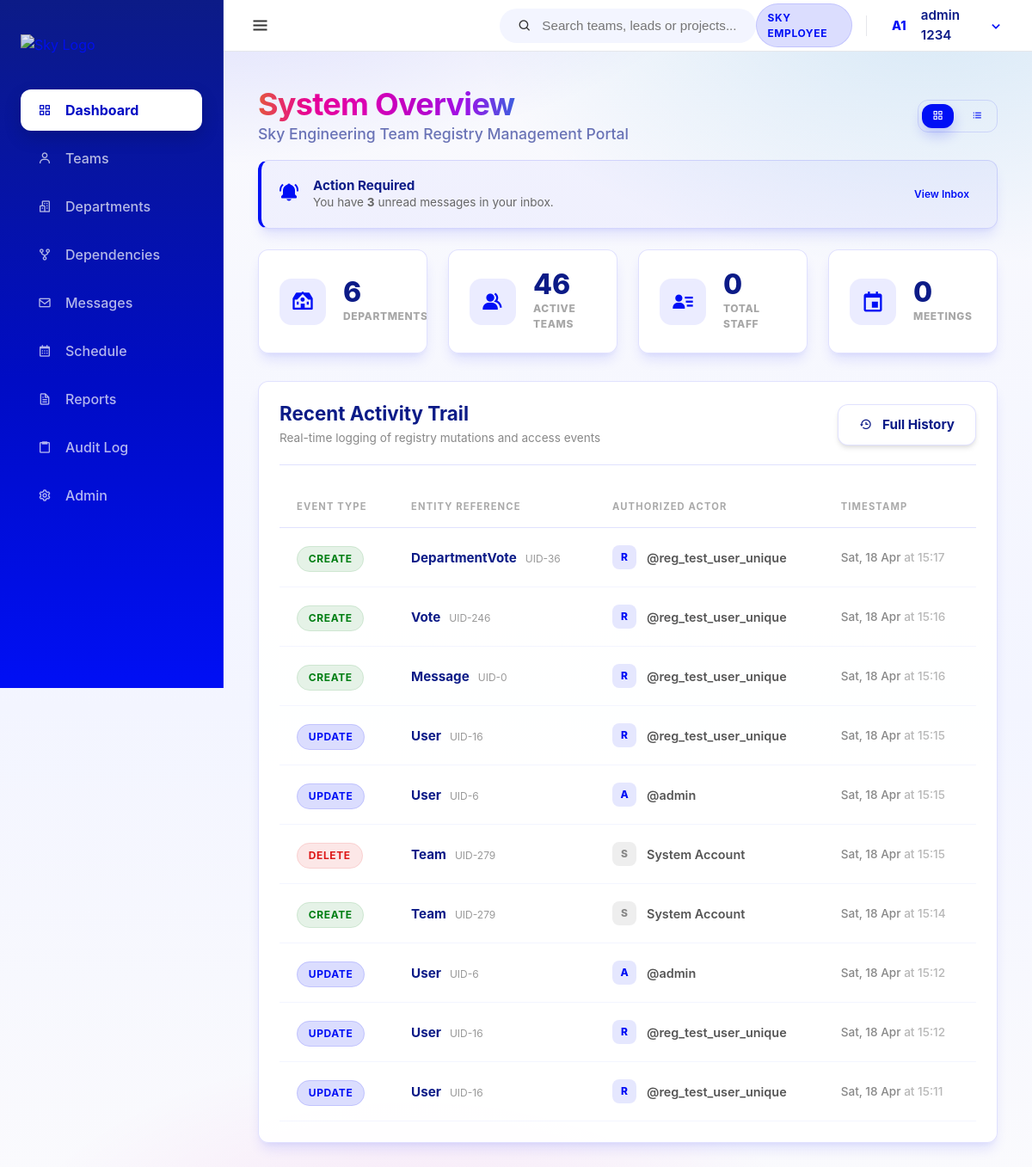
Screenshot of /dashboard/ (signed in) with the database file from the repository.
### core/models.py (models this page shows, shortened)
class User(AbstractUser):
    class Meta:
        verbose_name = 'User'
        verbose_name_plural = 'Users'

class AuditLog(models.Model):
    audit_id = models.AutoField(primary_key=True)
    actor_user = models.ForeignKey(User, on_delete=models.SET_NULL, null=True, blank=True, related_name='audit_actions')
    ACTION_CHOICES = [
        ('CREATE', 'Create'),
        ('UPDATE', 'Update'),
        ('DELETE', 'Delete'),
    ]
    action_type = models.CharField(max_length=10, choices=ACTION_CHOICES)
    entity_type = models.CharField(max_length=50) # Team/Department/User etc.
    entity_id = models.IntegerField()
    action_changed_at = models.DateTimeField(auto_now_add=True)
    change_summary = models.TextField()

### core/views.py (the view)
# urls.py: path('', views.dashboard, name='dashboard'),
@login_required
def dashboard(request):
    view_mode = request.GET.get('view', 'grid')
    unread_messages = Message.objects.filter(message_status='sent').count()
    upcoming_meetings = Meeting.objects.filter(start_datetime__gte=datetime.now()).count()
    context = {
        'total_teams': Team.objects.count(),
        'total_depts': Department.objects.count(),
        'total_members': TeamMember.objects.count(),
        'total_meetings': Meeting.objects.count(),
        'unread_messages': unread_messages,
        'upcoming_meetings': upcoming_meetings,
        'recent_updates': AuditLog.objects.all().order_by('-action_changed_at')[:10],
        'view_mode': view_mode,
    }
    return render(request, 'dashboard.html', context)

### templates/dashboard.html (shortened to what this page needs)
{% extends 'base.html' %}
{% block content %}
<div class="flex-between mb-2 animate-slide-up">
    <div class="dashboard-header">
        <h1 class="spectrum-text" style="font-size: 2.25rem; letter-spacing: -0.02em;">System Overview</h1>
        <p style="color: var(--sky-header-blue); opacity: 0.6; font-weight: 500; font-size: 1.1rem;">Sky Engineering Team Registry Management Portal</p>
    </div>
    <div class="flex-center gap-1" style="background: var(--surface-strong); border-radius: var(--radius); padding: 0.25rem; border: 1px solid var(--border);">
        <a href="?view=grid"
           class="btn {% if view_mode == 'grid' %}btn-primary{% else %}btn-ghost{% endif %}"
           style="padding: 0.45rem 0.75rem; font-size: 0.85rem; text-decoration: none;"
           title="Grid view">
            <i class='bx bx-grid-alt'></i>
        </a>
        <a href="?view=list"
           class="btn {% if view_mode == 'list' %}btn-primary{% else %}btn-ghost{% endif %}"
           style="padding: 0.45rem 0.75rem; font-size: 0.85rem; text-decoration: none;"
           title="List view">
            <i class='bx bx-list-ul'></i>
        </a>
    </div>
</div>
<div class="row animate-slide-up" style="animation-delay: 0.15s; margin-top: 1rem;">
    <div class="flex-center gap-2" style="width: 100%; flex-wrap: wrap;">
        {% if unread_messages > 0 %}
        <div class="card" style="flex: 1; min-width: 300px; padding: 1.25rem; border-left: 4px solid var(--sky-primary); background: rgba(0, 15, 245, 0.03);">
            <div style="display: flex; align-items: center; gap: 1rem;">
                <div style="font-size: 1.5rem; color: var(--sky-primary);"><i class='bx bxs-bell-ring bx-tada'></i></div>
                <div>
                    <h4 style="font-size: 0.95rem; font-weight: 700; color: var(--sky-header-blue);">Action Required</h4>
                    <p style="font-size: 0.85rem; color: #666;">You have <strong>{{ unread_messages }}</strong> unread message{{ unread_messages|pluralize }} in your inbox.</p>
                </div>
                <a href="{% url 'messages_app:inbox' %}" class="btn btn-ghost" style="margin-left: auto; font-size: 0.75rem;">View Inbox</a>
            </div>
        </div>
        {% endif %}
    </div>
</div>
<div class="grid-4 mb-2" style="margin-top: 1.5rem;">
    <div class="card hover-lift animate-slide-up" style="animation-delay: 0.1s; padding: 1.5rem; display: flex; align-items: center; gap: 1.25rem;">
        <div style="width: 54px; height: 54px; background: rgba(0, 15, 245, 0.08); border-radius: 14px; display: flex; align-items: center; justify-content: center; color: var(--sky-primary); font-size: 1.75rem; flex-shrink: 0;">
            <i class='bx bxs-institution'></i>
        </div>
        <div>
            <div style="font-size: 2rem; font-weight: 800; color: var(--sky-header-blue); line-height: 1;">{{ total_depts }}</div>
            <div style="font-size: 0.75rem; font-weight: 800; opacity: 0.6; margin-top: 0.2rem; text-transform: uppercase; letter-spacing: 0.05em; color: var(--muted-foreground);">DEPARTMENTS</div>
        </div>
    </div>
    <div class="card hover-lift animate-slide-up" style="animation-delay: 0.2s; padding: 1.5rem; display: flex; align-items: center; gap: 1.25rem;">
        <div style="width: 54px; height: 54px; background: rgba(0, 15, 245, 0.08); border-radius: 14px; display: flex; align-items: center; justify-content: center; color: var(--sky-primary); font-size: 1.75rem; flex-shrink: 0;">
            <i class='bx bxs-group'></i>
        </div>
        <div>
            <div style="font-size: 2rem; font-weight: 800; color: var(--sky-header-blue); line-height: 1;">{{ total_teams }}</div>
            <div style="font-size: 0.75rem; font-weight: 800; opacity: 0.6; margin-top: 0.2rem; text-transform: uppercase; letter-spacing: 0.05em; color: var(--muted-foreground);">ACTIVE TEAMS</div>
        </div>
    </div>
    <div class="card hover-lift animate-slide-up" style="animation-delay: 0.3s; padding: 1.5rem; display: flex; align-items: center; gap: 1.25rem;">
        <div style="width: 54px; height: 54px; background: rgba(0, 15, 245, 0.08); border-radius: 14px; display: flex; align-items: center; justify-content: center; color: var(--sky-primary); font-size: 1.75rem; flex-shrink: 0;">
            <i class='bx bxs-user-detail'></i>
        </div>
        <div>
            <div style="font-size: 2rem; font-weight: 800; color: var(--sky-header-blue); line-height: 1;">{{ total_members }}</div>
            <div style="font-size: 0.75rem; font-weight: 800; opacity: 0.6; margin-top: 0.2rem; text-transform: uppercase; letter-spacing: 0.05em; color: var(--muted-foreground);">TOTAL STAFF</div>
        </div>
    </div>
    <div class="card hover-lift animate-slide-up" style="animation-delay: 0.4s; padding: 1.5rem; display: flex; align-items: center; gap: 1.25rem;">
        <div style="width: 54px; height: 54px; background: rgba(0, 15, 245, 0.08); border-radius: 14px; display: flex; align-items: center; justify-content: center; color: var(--sky-primary); font-size: 1.75rem; flex-shrink: 0;">
            <i class='bx bx-calendar-event'></i>
        </div>
        <div>
            <div style="font-size: 2rem; font-weight: 800; color: var(--sky-header-blue); line-height: 1;">{{ total_meetings }}</div>
            <div style="font-size: 0.75rem; font-weight: 800; opacity: 0.6; margin-top: 0.2rem; text-transform: uppercase; letter-spacing: 0.05em; color: var(--muted-foreground);">MEETINGS</div>
        </div>
    </div>
</div>
<div class="row animate-slide-up" style="animation-delay: 0.4s; margin-top: 2rem;">
    <div class="card" style="width: 100%;">
        <div class="card-header" style="margin-bottom: 1.5rem; display: flex; justify-content: space-between; align-items: center; border-bottom: 1px solid var(--border); padding-bottom: 1.25rem;">
            <div>
                <h2 style="font-size: 1.4rem; color: var(--sky-header-blue);">Recent Activity Trail</h2>
                <p style="font-size: 0.85rem; color: #888; margin-top: 0.25rem;">Real-time logging of registry mutations and access events</p>
            </div>
            <a href="{% url 'core:audit_log' %}" class="btn btn-secondary">
                <i class='bx bx-history'></i> Full History
            </a>
        </div>
        <table style="width: 100%; border-collapse: collapse;">
            <thead>
                <tr style="text-align: left; color: #aaa; font-size: 0.7rem; text-transform: uppercase; letter-spacing: 0.1em; border-bottom: 1px solid var(--border);">
                    <th style="padding: 1rem 1.25rem;">Event Type</th>
                    <th style="padding: 1rem 1.25rem;">Entity Reference</th>
                    <th style="padding: 1rem 1.25rem;">Authorized Actor</th>
                    <th style="padding: 1rem 1.25rem;">Timestamp</th>
                </tr>
            </thead>
            <tbody>
                {% for log in recent_updates %}
                <tr style="border-bottom: 1px solid var(--sky-surface-strong); transition: background 0.2s ease;">
                    <td style="padding: 1.25rem;">
                        <span class="badge {% if log.action_type == 'CREATE' %}badge-green{% elif log.action_type == 'DELETE' %}badge-red{% else %}badge-blue{% endif %}">
                            {{ log.action_type }}
                        </span>
                    </td>
                    <td style="padding: 1.25rem;">
                        <span style="font-weight: 700; color: var(--sky-header-blue); font-size: 0.95rem;">
                            {% if log.entity_type == 'Team Milestone' %}
                                <i class='bx bx-flag' style="color: var(--sky-primary);"></i> Milestone
                            {% else %}
                                {{ log.entity_type }}
                            {% endif %}
                        </span>
                        <span style="font-size: 0.75rem; color: #999; margin-left: 0.4rem;">UID-{{ log.entity_id }}</span>
                    </td>
                    <td style="padding: 1.25rem;">
                        <div style="display: flex; align-items: center; gap: 0.75rem;">
                            <div style="width: 28px; height: 28px; background: {% if log.actor_user %}var(--sky-tint-10){% else %}#eee{% endif %}; border-radius: 8px; display: flex; align-items: center; justify-content: center; font-size: 0.75rem; font-weight: 800; color: {% if log.actor_user %}var(--sky-primary){% else %}#888{% endif %};">
                                {% if log.actor_user %}{{ log.actor_user.username|slice:":1"|upper }}{% else %}S{% endif %}
                            </div>
                            <span style="font-weight: 600; color: #555; font-size: 0.9rem;">
                                {% if log.actor_user %}@{{ log.actor_user.username }}{% else %}System Account{% endif %}
                            </span>
                        </div>
                    </td>
                    <td style="padding: 1.25rem; font-size: 0.85rem; color: #888; font-weight: 500;">
                        {{ log.action_changed_at|date:"D, d M" }} <span style="opacity: 0.6;">at {{ log.action_changed_at|date:"H:i" }}</span>
                    </td>
                </tr>
                {% endfor %}
            </tbody>
        </table>
    </div>
</div>
{% endblock %}

### templates/partials/_top_navbar.html (shortened to what this page needs)
<header class="top-navbar" style="display: flex; align-items: center; justify-content: space-between; height: 60px;">
    <div class="navbar-left">
        <button id="sidebar-toggle" class="sidebar-toggle-btn" aria-label="Toggle Sidebar">
            <i class='bx bx-menu'></i>
        </button>
    </div>
    <div class="navbar-middle">
        <div class="search-bar-container" id="global-search">
            <div class="search-bar">
                <i class='bx bx-search'></i>
                <input type="text" placeholder="Search teams, leads or projects..." id="search-input">
            </div>
        </div>
    </div>
    <div class="navbar-right" style="display: flex; align-items: center; gap: 12px;">
        <span class="badge badge-blue" style="vertical-align: middle; display: inline-flex; align-items: center;">SKY EMPLOYEE</span>
        <div class="nav-user-dropdown" id="user-dropdown-container" style="display: flex; align-items: center;">
            <div class="nav-avatar-trigger" id="user-dropdown-btn" style="display: flex; align-items: center;">
                <div class="avatar-circle small">
                    {% if user.first_name %}{{ user.first_name|first|upper }}{% else %}{{ user.username|first|upper }}{% endif %}{% if user.last_name %}{{ user.last_name|first|upper }}{% endif %}
                </div>
                <span class="user-fullname">{{ user.get_full_name|default:user.username }}</span>
                <i class='bx bx-chevron-down'></i>
            </div>
        </div>
    </div>
</header>

### assets/css/sky-layout.css (style rules this page uses)
:root { --font-size: 16px; --sky-primary: #000ff5; --sky-primary-dark: #000cc4; --sky-focus: #007ecc; --sky-surface: #fafafd; --sky-surface-strong: #f3f5ff; --sky-tint-5: rgba(0, 15, 245, 0.05); --sky-tint-10: rgba(0, 15, 245, 0.1); --sky-tint-14: rgba(0, 15, 245, 0.14); --sky-header-blue: #0c1b87; --sky-text: #333333; --sky-positive: #007e13; --sky-negative: #dd1717; --sky-attention: #f15a22; --sky-spectrum-1: #e4563e; --sky-spectrum-2: #e70296; --sky-spectrum-3: #dc01b1; --sky-spectrum-4: #be01c4; --sky-spectrum-5: #9f11e7; --sky-spectrum-6: #3d5fdf; --sky-spectrum: linear-gradient( 90deg, var(--sky-spectrum-1) 0%, var(--sky-spectrum-2) 20%, var(--sky-spectrum-3) 40%, var(--sky-spectrum-4) 60%, var(--sky-spectrum-5) 80%, var(--sky-spectrum-6) 100% ); --sky-spectrum-diagonal: linear-gradient( 135deg, var(--sky-spectrum-1) 0%, var(--sky-spectrum-2) 20%, var(--sky-spectrum-3) 40%, var(--sky-spectrum-4) 60%, var(--sky-spectrum-5) 80%, var(--sky-spectrum-6) 100% ); --primary: var(--sky-primary); --primary-foreground: #ffffff; --background: var(--sky-surface); --foreground: var(--sky-text); --card: rgba(255, 255, 255, 0.92); --card-foreground: var(--sky-text); --popover: #ffffff; --popover-foreground: var(--sky-text); --muted: var(--sky-surface-strong); --muted-foreground: rgba(51, 51, 51, 0.72); --accent: var(--sky-tint-10); --accent-foreground: var(--sky-text); --destructive: var(--sky-negative); --destructive-foreground: #ffffff; --border: rgba(0, 15, 245, 0.12); --input-background: rgba(255, 255, 255, 0.96); --ring: rgba(0, 126, 204, 0.35); --radius: 0.75rem; --sidebar-width: 260px; --header-height: 70px; --shadow-sm: 0 4px 6px -1px rgba(0, 0, 0, 0.1), 0 2px 4px -1px rgba(0, 0, 0, 0.06); --shadow-md: 0 10px 15px -3px rgba(0, 15, 245, 0.1), 0 4px 6px -2px rgba(0, 15, 245, 0.05); --shadow-lg: 0 20px 25px -5px rgba(12, 27, 135, 0.15), 0 10px 10px -5px rgba(12, 27, 135, 0.1); }
* { margin: 0; padding: 0; box-sizing: border-box; }
html body { font-family: 'Inter', system-ui, -apple-system, sans-serif; color: var(--sky-text); min-height: 100vh; line-height: 1.5; background: radial-gradient(1200px 600px at 20% -10%, rgba(0, 15, 245, 0.18) 0%, rgba(0, 15, 245, 0) 55%), radial-gradient(900px 520px at 90% 0%, rgba(0, 126, 204, 0.14) 0%, rgba(0, 126, 204, 0) 60%), radial-gradient(900px 520px at 40% 110%, rgba(220, 1, 177, 0.1) 0%, rgba(220, 1, 177, 0) 55%), linear-gradient(180deg, #fafafd 0%, #f3f5ff 60%, #fafafd 100%); background-attachment: fixed; background-size: cover; background-repeat: no-repeat; }
html body h1, html body h2, html body h3, html body h4 { color: var(--sky-header-blue); font-weight: 700; line-height: 1.2; }
html body a { color: var(--sky-primary); text-decoration: none; transition: color 0.2s ease; }
html body .top-navbar { height: 60px; background: #ffffff; border-bottom: 1px solid #e5e7eb; display: flex; align-items: center; justify-content: space-between; padding: 0 24px; position: sticky; top: 0; z-index: 900; }
html body .navbar-left, html body .navbar-middle, html body .navbar-right { display: flex; align-items: center; flex: 1; }
html body .navbar-middle { justify-content: center; }
html body .navbar-right { justify-content: flex-end; gap: 12px; }
html body .search-bar-container { position: relative; width: 100%; max-width: 400px; min-width: 280px; }
html body .search-bar { background: var(--sky-surface-strong); padding: 0 1.25rem; height: 40px; border-radius: 999px; display: flex; align-items: center; border: 1px solid transparent; transition: all 0.2s ease; }
html body .search-bar input { background: transparent; border: none; outline: none; flex: 1; margin-left: 0.75rem; font-size: 0.95rem; color: var(--sky-text); }

### rows the page displays
User: first_name|first "A", last_name|first "1", get_full_name "admin 1234"
AuditLog: action_type "CREATE", entity_type "DepartmentVote", entity_id "36", actor_user.username "R", actor_user.username "reg_test_user_unique", action_changed_at "Sat, 18 Apr", action_changed_at "15:17"
AuditLog: action_type "CREATE", entity_type "Vote", entity_id "246", actor_user.username "R", actor_user.username "reg_test_user_unique", action_changed_at "Sat, 18 Apr", action_changed_at "15:16"
AuditLog: action_type "CREATE", entity_type "Message", entity_id "0", actor_user.username "R", actor_user.username "reg_test_user_unique", action_changed_at "Sat, 18 Apr", action_changed_at "15:16"
AuditLog: action_type "UPDATE", entity_type "User", entity_id "16", actor_user.username "R", actor_user.username "reg_test_user_unique", action_changed_at "Sat, 18 Apr", action_changed_at "15:15"
AuditLog: action_type "UPDATE", entity_type "User", entity_id "6", actor_user.username "A", actor_user.username "admin", action_changed_at "Sat, 18 Apr", action_changed_at "15:15"
AuditLog: action_type "DELETE", entity_type "Team", entity_id "279", shows "S", shows "System Account", action_changed_at "Sat, 18 Apr", action_changed_at "15:15"
AuditLog: action_type "CREATE", entity_type "Team", entity_id "279", shows "S", shows "System Account", action_changed_at "Sat, 18 Apr", action_changed_at "15:14"
AuditLog: action_type "UPDATE", entity_type "User", entity_id "6", actor_user.username "A", actor_user.username "admin", action_changed_at "Sat, 18 Apr", action_changed_at "15:12"
AuditLog: action_type "UPDATE", entity_type "User", entity_id "16", actor_user.username "R", actor_user.username "reg_test_user_unique", action_changed_at "Sat, 18 Apr", action_changed_at "15:12"
AuditLog: action_type "UPDATE", entity_type "User", entity_id "16", actor_user.username "R", actor_user.username "reg_test_user_unique", action_changed_at "Sat, 18 Apr", action_changed_at "15:11"

### other values shown
{{ unread_messages }} "3"
{{ total_depts }} "6"
{{ total_teams }} "46"
{{ total_members }} "0"
{{ total_meetings }} "0"
